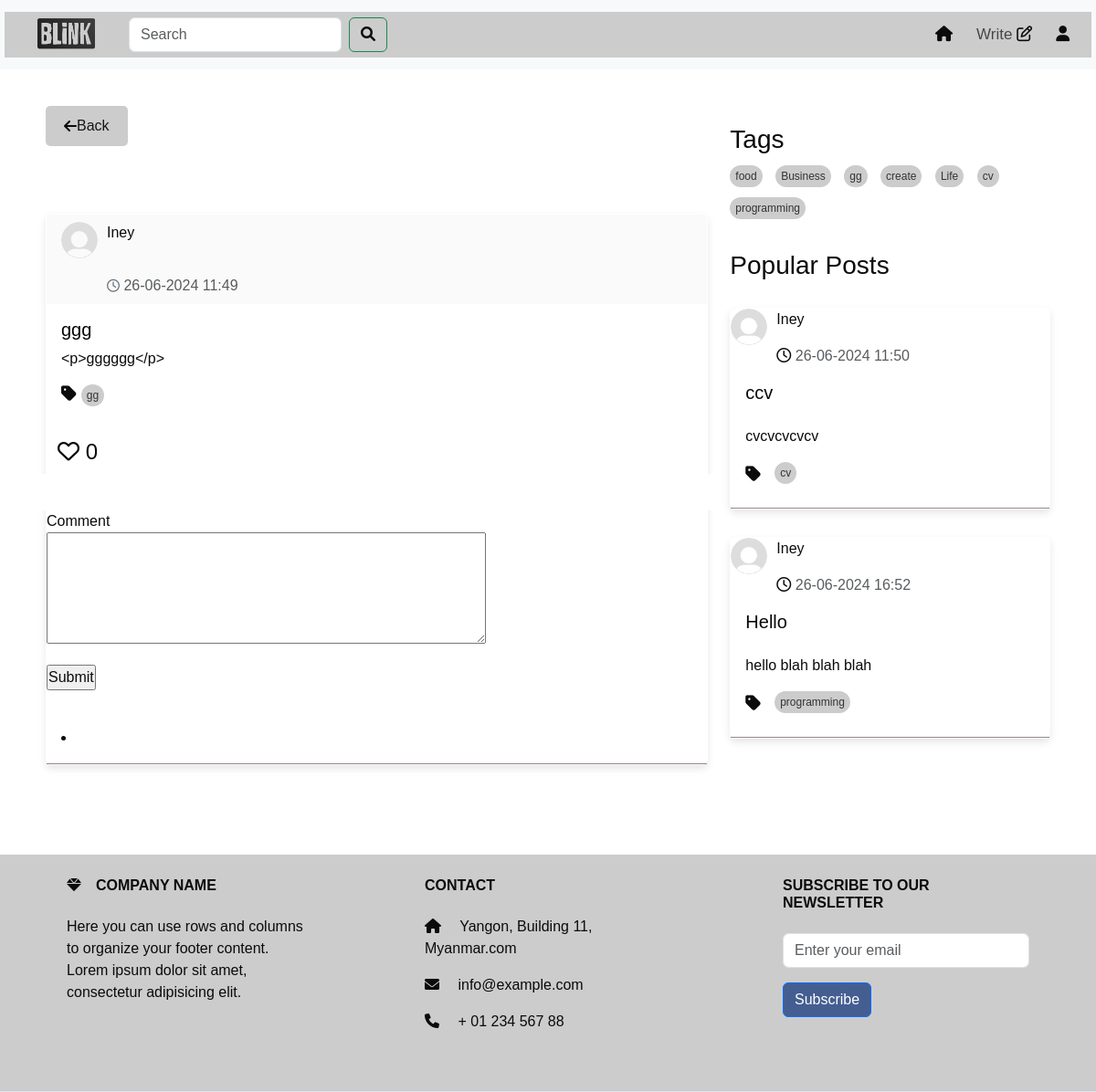
/full_post/3 (signed in), run on the app's committed database.
### models.py (models this page shows, shortened)
class User(UserMixin,db.Model):
    id = db.Column(db.Integer, primary_key=True)
    username = db.Column(db.String(50), unique=True)
    email =db.Column(db.String(50), unique=True)
    password = db.Column(db.String(100))
    bio = db.Column(db.String(50))
    profile_picture = db.Column(db.String(250))
    posts = db.relationship('Post', backref='author', lazy=True)
    comments = db.relationship('Comment', backref='author', lazy=True)

class Post(db.Model):
    id = db.Column(db.Integer, primary_key=True)
    title = db.Column(db.Text())
    content = db.Column(db.Text())
    tag = db.Column(db.Text(), nullable=False)
    user_id = db.Column(db.Integer, db.ForeignKey('user.id'), nullable=False)
    created_date = db.Column(db.DateTime,default=datetime.datetime.now)
    likes = db.Column(db.Integer, default=0)
    meta = db.Column(db.Text, nullable=True)
    comments = db.relationship('Comment', backref='post',cascade="all, delete", lazy=True)

### route.py (the view)
@app.route("/full_post/<int:post_id>",methods=['GET', 'POST'])
@login_required
def full_post(post_id,limit=2):
    post = Post.query.get_or_404(post_id)
    unique_tags = list(set(tag for tag, in Post.query.with_entities(Post.tag).distinct().limit(15)))
    popular_posts = Post.query.order_by(Post.likes.desc()).limit(limit).all()
    comment_form = CommentForm()
    forms=SearchForm()
    query = forms.search.data
    if forms.validate_on_submit():
         search_results = Post.query.filter(Post.title.ilike(f'%{query}%')).all()
         return render_template('search_results.html' , form=forms,search_results =search_results,popular_posts = popular_posts)
    elif comment_form.validate_on_submit():
        comment = Comment(content=comment_form.content.data, post=post, author=current_user)
        db.session.add(comment)
        db.session.commit()
        comment_form.content.data=''
        return render_template('full_post.html',tags=unique_tags, post=post ,comment_form = comment_form , form = forms,popular_posts = popular_posts)
    return render_template('full_post.html', tags=unique_tags,post=post ,comment_form = comment_form , form = forms,popular_posts = popular_posts )

### forms.py
class CommentForm(FlaskForm):
    content = TextAreaField('Comment', validators=[DataRequired()])
    submit = SubmitField('Submit')

class SearchForm(FlaskForm):
    search = StringField('Search ', validators=[DataRequired()])
    submit = SubmitField('Search')

### route.py (called while the page is built)
@login_manager.user_loader
def loader_user(user_id):
    return User.query.get(user_id)

### templates/full_post.html (shortened to what this page needs)
<!DOCTYPE html>
<html lang="en">
<head>
  <link href="https://cdn.jsdelivr.net/npm/bootstrap@5.3.3/dist/css/bootstrap.min.css" rel="stylesheet">
  <link href="https://cdnjs.cloudflare.com/ajax/libs/font-awesome/6.0.0-beta3/css/all.min.css" rel="stylesheet">
  <link rel="stylesheet" href="https://cdnjs.cloudflare.com/ajax/libs/font-awesome/5.15.4/css/all.min.css">
  <link href="https://cdnjs.cloudflare.com/ajax/libs/font-awesome/6.0.0-beta3/css/all.min.css" rel="stylesheet">
  <link rel="stylesheet" href="/static/full_post.css">
  <link rel="stylesheet" href="/static/topnav.css" />
</head>
<body>
  {% include 'topnav.html' %}
<div>
  <div class="container" >
    <div class="row">
      <div class="col-sm-8">
        <div id="posts-container">
          <a href="{{ url_for('home') }}" style="text-decoration: none;">
            <button class="back-button" onclick="goBack()">
              <i class="fa fa-arrow-left "> </i>
                Back
          </button>
          </a>
          <div class="card">
            <div class="card-header">
                <div class="profile-image">
                  <a
                  class="nav-link"
                  href="{{ url_for('profile',user_id=post.user_id) }}"
                  ><img
                    src="{{ url_for('static', filename='/photo/user_profile/'+post.author.profile_picture) }}"
                    width="60"
                    height="60"
                    alt=""
                       /></a>
                <div style="width: 300px">
                    <p id="name">
                      <a
                      class="nav-link"
                      href="{{ url_for('profile',user_id=post.user_id) }}"
                      >{{post.author.username}}</a
                    >
                    </p>
                    <p class="text-muted mb-0"><i class="fa-regular fa-clock"></i>  {{post.created_date.strftime('%d-%m-%Y %H:%M')}}</p>
                 </div>
               </div>
          </div>
          <div class="card-body">
            <h5 class="card-title">{{post.title}}</h5>
            <p >{{post.content}}</p>
            <div class="tags-container">
              <ul class="list-group list-group-horizontal">
                <i class="fas fa-tag"></i>
                <a href="{{ url_for('home_tag',tag=post.tag ) }}" class="tag">{{post.tag}} </a>
              </ul>
              </div>
          </div>
              <form
              action="{{ url_for('like_post', post_id=post.id) }}"
              method="post"
              style="display: inline"
            >
            <div class="card-end" style="border-bottom: #958787 solid 1px;">
              <button type="submit" class="btn btn-light heart-button" onclick="toggleHeart(this)">
                <i class="far fa-heart"></i>
                <span>{{ post.likes }}</span>
              </button>
               </form>
                <div class="timeline-comment-box">
               </div>
                    <div class="input">
                      <form method="post" style="display: inline">
                            <div class="form-group">
                              {{ comment_form.content.label }}<br />
                              {{ comment_form.content(cols=50, rows=5) }}
                            </div>
                            <p>{{ comment_form.submit() }}</p>
                            </form>
                    </div>
                              <ul>
                              </ul>
        </div>
      </div>
      </div>
    </div>
    {% include 'sidenav.html' %}
  </div>
</div>
  {% include 'footer.html' %}
</body>
</html>

### templates/sidenav.html (shortened to what this page needs)
<!DOCTYPE html>
<html lang="en">
  <head>
    <link
      href="https://cdn.jsdelivr.net/npm/bootstrap@5.3.3/dist/css/bootstrap.min.css"
      rel="stylesheet"
    />
    <link
      href="https://cdnjs.cloudflare.com/ajax/libs/font-awesome/6.0.0-beta3/css/all.min.css"
      rel="stylesheet"
    />
    <link
      rel="stylesheet"
      href="https://cdnjs.cloudflare.com/ajax/libs/font-awesome/5.15.4/css/all.min.css"
    />
    <link
      href="https://cdnjs.cloudflare.com/ajax/libs/font-awesome/6.0.0-beta3/css/all.min.css"
      rel="stylesheet"
    />
    <link rel="stylesheet" href="/static/home.css" />
  </head>
  <body>
    <div class="col-sm-4" id="right-column">
      <div class="tags-section">
        <h3>Tags</h3>
        <div class="tags-container">
          {% if tags %} {% for tag in tags %}
          <a href="{{ url_for('home_tag',tag=tag ) }}" class="tag">{{ tag }}</a>
          {% endfor %} {% else %}
          <p>No tags available</p>
          {% endif %}
        </div>
      </div>
      <div class="mt-4">
        <h3>Popular Posts</h3>
        {% for popular_post in popular_posts %}
        <div class="card">
          <div>
            <div class="profile-image">
              <a
                class="nav-link"
                href="{{ url_for('profile',user_id=popular_post.user_id) }}"
                ><img
                  src="{{ url_for('static', filename='/photo/user_profile/'+popular_post.author.profile_picture) }}"
                  width="60"
                  height="60"
                  alt=""
              /></a>
              <div style="width: 300px">
                <p id="name">
                  <a
                    class="nav-link"
                    href="{{ url_for('profile',user_id=popular_post.user_id) }}"
                    >{{popular_post.author.username}}</a
                  >
                </p>
                <p class="text-muted mb-0">
                  <i class="fa-regular fa-clock"></i>
                  {{popular_post.created_date.strftime('%d-%m-%Y %H:%M')}}
                </p>
              </div>
            </div>
          </div>
          <div class="card-body">
            <a
              class="nav-link"
              href="{{ url_for('full_post',post_id=popular_post.id) }}"
            >
              <h5 class="card-title" id="popular">{{popular_post.title}}</h5>
              <p class="card-text" id="card-description">
                {{popular_post.meta |safe }}
              </p>
              <div class="tags-container">
                <ul class="list-group list-group-horizontal">
                  <i class="fas fa-tag"></i>
                  <a
                    href="{{ url_for('home_tag',tag=popular_post.tag ) }}"
                    class="tag"
                    >{{popular_post.tag}}</a
                  >
                </ul>
              </div>
            </a>
          </div>
          <div class="card-end" style="border-bottom: #958787 solid 1px"></div>
        </div>
        {% endfor %}
      </div>
    </div>
  </body>
</html>

### static/full_post.css (style rules this page uses)
* { margin: 0; padding: 0; box-sizing: border-box; }
body { font-family: sans-serif; color: #0c0b0b; background-color: #f8f9fa; }
a { text-decoration: none; color: inherit; }
.container { background: #fff; padding: 20px; margin-top: 20px; }
.card { width: 100%; margin: 30px auto; color: #070707; background-color: #ffffff; border: 1px solid #ccc; border-radius: 8px; box-shadow: 0 4px 8px rgba(0, 0, 0, 0.1); }
.card-header { display: flex; justify-content: space-between; align-items: center; padding: 0.5rem 1rem; background-color: #eee; border-bottom: 1px solid #ccc; }
.profile-image { margin-right: 10px; }
.profile-image img { border-radius: 50%; width: 40px; height: 40px; }
.card-body { background-color: #ffffff; }
.back-button { display: flex; align-items: center; padding: 10px 20px; background-color: #ccc; color: #181515; border: none; border-radius: 5px; cursor: pointer; font-size: 16px; text-decoration: none; transition: background-color 0.3s; margin-bottom: 20px; }
.timeline-comment-box { background: #ffffff; margin-left: -15px; margin-right: -15px; padding: 20px 25px; }
.heart-button { border: none; background-color: transparent; cursor: pointer; font-size: 1.5rem; color: #e74c3c; transition: color 0.3s; }

### static/topnav.css (style rules this page uses)
* { color: #0c0b0b; font-family: sans-serif; margin: 0; padding: 0; box-sizing: border-box; }
.container { background: #fff; padding: 20px; margin-top: 20px; z-index: 1; }
.row a { border-radius: 15%; margin-bottom: 10px; margin-right: 10px; }

### static/home.css (style rules this page uses)
* { color: #0c0b0b; font-family: sans-serif; margin: 0; padding: 0; box-sizing: border-box; }
.container { background: #fff; padding: 20px; margin-top: 20px; z-index: 1; }
.back-button { display: flex; align-items: center; padding: 10px 20px; background-color: #ccc; color: #181515; border: none; border-radius: 5px; cursor: pointer; font-size: 16px; transition: background-color 0.3s; }
.card { color: #070707; border-color: #ffffff; background-color: #ffffff; }
.card-header { padding: 10px; background-color: #fafafa; border-bottom: 1px solid #ccc; display: flex; align-items: center; border-bottom: none !important; }
.card-header { display: flex; flex-direction: row; justify-content: space-between; align-items: center; padding: 0.5rem 1rem; }
.profile-image { margin-right: 10px; }
.profile-image img { border-radius: 50%; width: 40px; height: 40px; }
.card-header p { margin: 0; }
.card-header i { margin: 0; font-size: 14px; color: #6c757d; }
.card-body { background-color: #ffffff; }
.card-text { overflow: hidden; text-overflow: ellipsis; display: -webkit-box; -webkit-line-clamp: 3; -webkit-box-orient: vertical; transition: -webkit-line-clamp 0.5s ease; }
.profile-image { float: left; display: flex; justify-content: center; margin-right: 1rem; }
.profile-image img { border-radius: 50%; }
#right-column { position: -webkit-sticky; position: sticky; top: 0; height: 100vh; overflow-y: auto; padding-top: 20px; }
ul { display: flex; }
.timeline-comment-box { background: #ffffff; margin-left: -15px; margin-right: -15px; padding: 20px 25px; }
#right-column { position: -webkit-sticky; position: sticky; top: 0; height: 100vh; overflow-y: hidden; padding-top: 20px; z-index: 1; }
.tags-container { margin-top: 10px; }
.fa-tag { font-size: 1.2em; margin-right: 5px; vertical-align: middle; }
.tags-container .tag { background-color: #ccc; color: #333; padding: 3px 6px; margin-right: 10px; border-radius: 20px; text-decoration: none; font-size: 12px; display: inline-block; }
.heart-button { border: none; background-color: transparent; cursor: pointer; font-size: 1.5rem; color: #e74c3c; transition: color 0.3s; }

### data on the page
User: profile_picture (placeholder picture), author.username "Iney"
Post: created_date "26-06-2024 11:49", title "ggg", content "<p>gggggg</p>", tag "gg", likes "0"
Post: tag "food"
Post: tag "Business"
Post: tag "create"
Post: tag "Life"
Post: profile_picture (placeholder picture), author.username "Iney", created_date "26-06-2024 11:50", title "ccv", meta "cvcvcvcvcv", tag "cv"
Post: profile_picture (placeholder picture), author.username "Iney", created_date "26-06-2024 16:52", title "Hello", meta "hello blah blah blah", tag "programming"

### other printed values
{{ comment_form.content.label }} "Comment"
{{ tag }} "gg" "cv" "programming"
